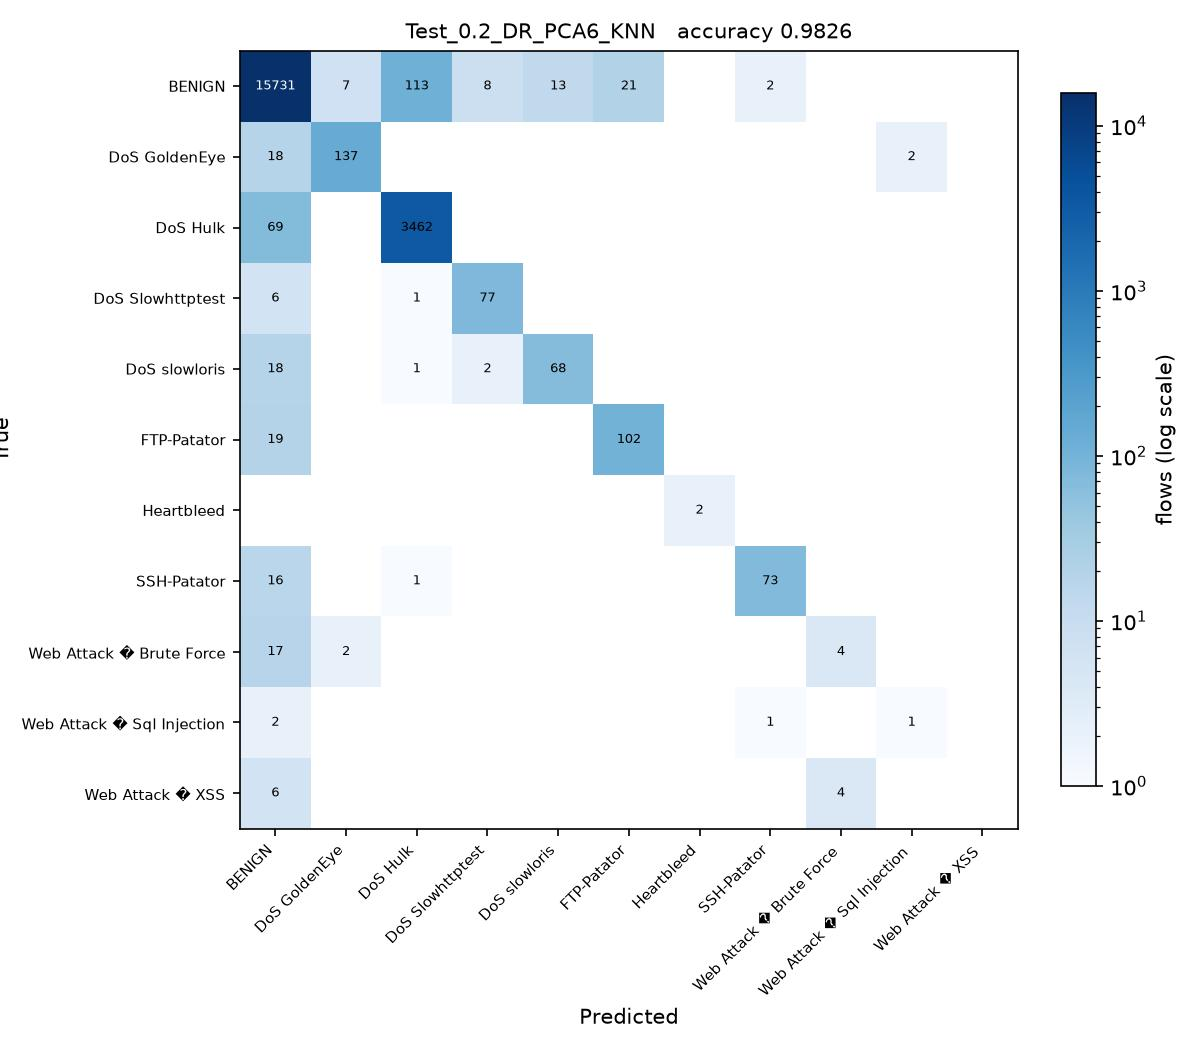

Python code for this plot:
# Test_0.2_DR_PCA6_KNN.py
#
# Test size 0.2  |  PCA, 6 components  |  k-Nearest Neighbors (sheet #13)
#
# This is SGDC_60_40.py with the changes marked CHANGE below and nothing else.

import os
from pathlib import Path

# CHANGE 1: find the folder holding the three CSV files and run from there, so
# the plain file names below resolve no matter where this script is started
# from or how deeply it sits inside the project folder.
HERE = Path(__file__).resolve().parent
for PROJECT in [HERE, *HERE.parents]:
    if (PROJECT / 'Tuesday-WorkingHours.pcap_ISCX.csv').exists():
        os.chdir(PROJECT)
        break
else:
    raise SystemExit('Put this folder inside the folder that holds the three '
                     'CIC-IDS2017 CSV files, then run the script again.')
import numpy as np
import pandas as pd

df1 = pd.read_csv('Tuesday-WorkingHours.pcap_ISCX.csv', low_memory=True)
df2 = pd.read_csv('Wednesday-workingHours.pcap_ISCX.csv', low_memory=True)
df3 = pd.read_csv('Thursday-WorkingHours-Morning-WebAttacks.pcap_ISCX.csv', low_memory=True)

dataset = pd.concat([df1, df2, df3], ignore_index=True)

dataset.columns = dataset.columns.str.strip()

# CHANGE 2: a stratified sample of 100000 flows, the same for every run. An RBF
# SVM on all 1.3 million flows would take about an hour per script.
# At least 50 flows of every class are kept.
label = dataset.columns[-1]
dataset = pd.concat(
    [g.sample(n=min(len(g), max(50, round(100000 * len(g) / len(dataset)))), random_state=0)
     for _, g in dataset.groupby(label)],
    ignore_index=True
)

X = dataset.iloc[:, :-1]
y = dataset.iloc[:, -1]

X = X.apply(pd.to_numeric, errors='coerce')

X.replace([np.inf, -np.inf], np.nan, inplace=True)

from sklearn.impute import SimpleImputer

imputer = SimpleImputer(missing_values=np.nan, strategy='mean')
X = imputer.fit_transform(X)

from sklearn.preprocessing import LabelEncoder

labelencoder_y = LabelEncoder()
y = labelencoder_y.fit_transform(y)

from sklearn.model_selection import train_test_split

X_train, X_test, y_train, y_test = train_test_split(
    X,
    y,
    test_size=0.2,   # CHANGE 3: test size
    random_state=0,
    stratify=y
)

# CHANGE 4: PCA, from PCA_LDA_KErnel_PCA_CODE.pdf (fit only on training data)
from sklearn.decomposition import PCA

pca = PCA(n_components=6)
X_train = pca.fit_transform(X_train)
X_test = pca.transform(X_test)

# CHANGE 5: k-Nearest Neighbors (sheet #13) in place of SGDClassifier
from sklearn.neighbors import KNeighborsClassifier

classifier = KNeighborsClassifier(
    n_neighbors=5,
    metric='minkowski',
    p=2
)

classifier.fit(X_train, y_train)

y_pred = classifier.predict(X_test) 

from sklearn.metrics import confusion_matrix
from sklearn.metrics import accuracy_score
from sklearn.metrics import precision_score
from sklearn.metrics import recall_score
from sklearn.metrics import f1_score
from sklearn.metrics import classification_report

cm = confusion_matrix(y_test, y_pred)

print("Confusion Matrix:\n")
print(cm)

print("\nAccuracy : {:.4f}".format(accuracy_score(y_test, y_pred)))
print("\nPrecision : {:.4f}".format(precision_score(y_test, y_pred, average='weighted')))
print("\nRecall : {:.4f}".format(recall_score(y_test, y_pred, average='weighted')))
print("\nF1 Score : {:.4f}".format(f1_score(y_test, y_pred, average='weighted')))

print("\nClassification Report:\n")
print(classification_report(y_test, y_pred))

# CHANGE 6: save the confusion matrix as Test_0.2_DR_PCA6_KNN.jpg and record the result
import matplotlib
matplotlib.use('Agg')
import matplotlib.pyplot as plt
from matplotlib.colors import LogNorm

here = HERE                     # the folder this script sits in
names = [str(c) for c in labelencoder_y.classes_]
fig, ax = plt.subplots(figsize=(8, 7))
im = ax.imshow(cm, cmap='Blues', norm=LogNorm(vmin=1))
ax.set_xticks(range(len(names)), names, rotation=45, ha='right', fontsize=7)
ax.set_yticks(range(len(names)), names, fontsize=7)
ax.set_xlabel('Predicted')
ax.set_ylabel('True')
ax.set_title('Test_0.2_DR_PCA6_KNN   accuracy {:.4f}'.format(accuracy_score(y_test, y_pred)), fontsize=10)
for i in range(cm.shape[0]):
    for j in range(cm.shape[1]):
        if cm[i, j]:
            ax.text(j, i, cm[i, j], ha='center', va='center', fontsize=6,
                    color='white' if cm[i, j] > cm.max() / 3 else 'black')
fig.colorbar(im, ax=ax, fraction=0.04, label='flows (log scale)')
fig.tight_layout()
fig.savefig(here / 'Test_0.2_DR_PCA6_KNN.jpg', dpi=150)
plt.close(fig)

row = pd.DataFrame([{
    'Test': 0.2, 'DR': 'PCA6', 'Clas': 'KNN',
    'Acc': round(accuracy_score(y_test, y_pred), 4),
    'Pre': round(precision_score(y_test, y_pred, average='weighted'), 4),
    'Rec': round(recall_score(y_test, y_pred, average='weighted'), 4),
    'F1': round(f1_score(y_test, y_pred, average='weighted'), 4),
    'script': 'Test_0.2_DR_PCA6_KNN',
}])
out = PROJECT / 'results' / '75_runs_pca.csv'
out.parent.mkdir(exist_ok=True)
if out.exists():
    old = pd.read_csv(out)
    row = pd.concat([old[old['script'] != 'Test_0.2_DR_PCA6_KNN'], row], ignore_index=True)
row.to_csv(out, index=False)
